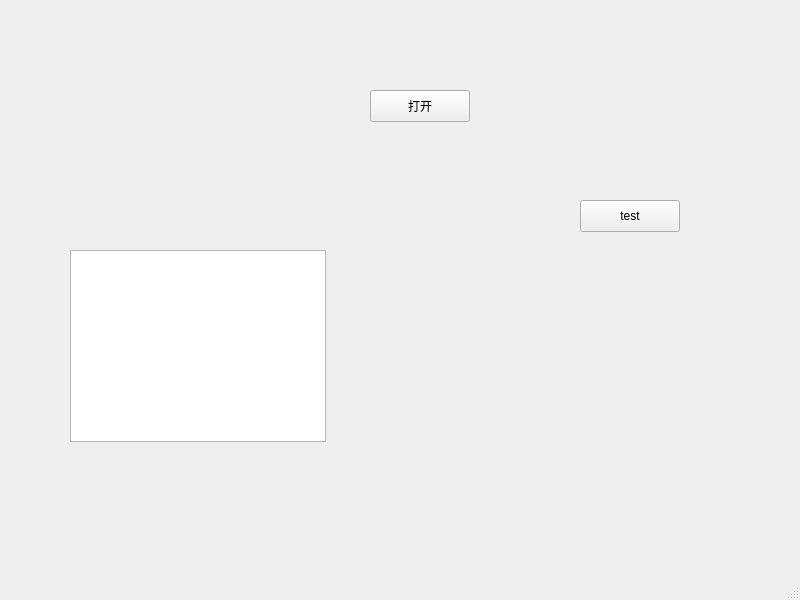
<?xml version="1.0" encoding="UTF-8"?>
<ui version="4.0">
 <class>MainWindow</class>
 <widget class="QMainWindow" name="MainWindow">
  <property name="geometry">
   <rect>
    <x>0</x>
    <y>0</y>
    <width>800</width>
    <height>600</height>
   </rect>
  </property>
  <property name="windowTitle">
   <string>MainWindow</string>
  </property>
  <widget class="QWidget" name="centralwidget">
   <widget class="QGraphicsView" name="load_image">
    <property name="geometry">
     <rect>
      <x>70</x>
      <y>250</y>
      <width>256</width>
      <height>192</height>
     </rect>
    </property>
   </widget>
   <widget class="QPushButton" name="open">
    <property name="geometry">
     <rect>
      <x>370</x>
      <y>90</y>
      <width>100</width>
      <height>32</height>
     </rect>
    </property>
    <property name="text">
     <string>打开</string>
    </property>
   </widget>
   <widget class="QPushButton" name="pushButton">
    <property name="geometry">
     <rect>
      <x>580</x>
      <y>200</y>
      <width>100</width>
      <height>32</height>
     </rect>
    </property>
    <property name="text">
     <string>test</string>
    </property>
   </widget>
  </widget>
  <widget class="QMenuBar" name="menubar">
   <property name="geometry">
    <rect>
     <x>0</x>
     <y>0</y>
     <width>800</width>
     <height>24</height>
    </rect>
   </property>
  </widget>
  <widget class="QStatusBar" name="statusbar"/>
 </widget>
 <resources/>
 <connections/>
</ui>
